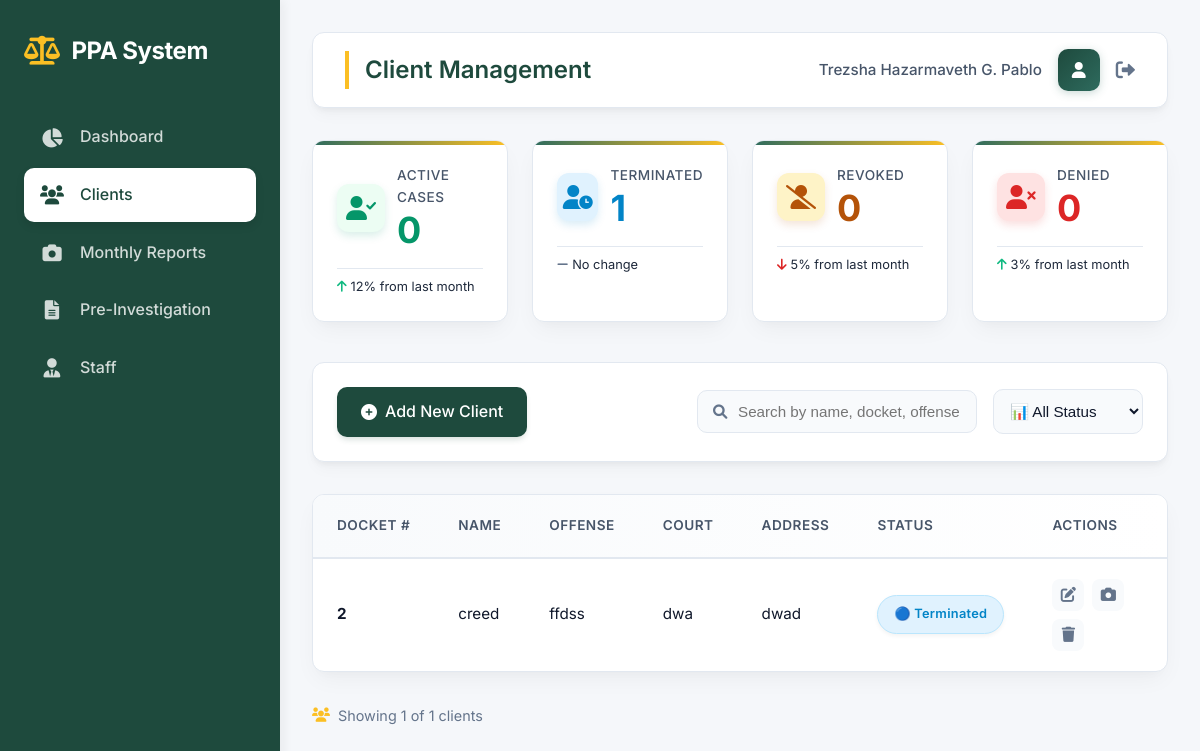
The app's page /clients.php (signed in) with its own data.
### tables this page shows
CREATE TABLE `clients` (
  `id` int(11) NOT NULL,
  `docket_number` varchar(50) DEFAULT NULL,
  `name` varchar(100) DEFAULT NULL,
  `cc_number` varchar(50) DEFAULT NULL,
  `court` varchar(100) DEFAULT NULL,
  `offense` varchar(100) DEFAULT NULL,
  `sentence` varchar(100) DEFAULT NULL,
  `address` text DEFAULT NULL,
  `status` varchar(50) DEFAULT NULL,
  `created_at` timestamp NOT NULL DEFAULT current_timestamp(),
  `start_date` date DEFAULT NULL,
  `end_date` date DEFAULT NULL,
  `payment` decimal(10,2) DEFAULT 0.00,
  `pi_case_id` int(11) DEFAULT NULL,
  `ps_case_id` int(11) DEFAULT NULL,
  `case_status` varchar(50) DEFAULT 'Pending',
  `phone_number` varchar(20) DEFAULT NULL
);

### clients.php (the view, shortened to what this page needs)
<?php
include 'config/database.php';
$fullname = $_SESSION['fullname'] ?? 'User';
$user_role = $_SESSION['role'] ?? 'staff';
$clients = mysqli_query($conn, "SELECT * FROM clients ORDER BY created_at DESC");
$active = mysqli_fetch_assoc(mysqli_query($conn,"SELECT COUNT(*) total FROM clients WHERE status='Active'"))['total'];
$terminated = mysqli_fetch_assoc(mysqli_query($conn,"SELECT COUNT(*) total FROM clients WHERE status='Terminated'"))['total'];
$revoked = mysqli_fetch_assoc(mysqli_query($conn,"SELECT COUNT(*) total FROM clients WHERE status='Revoked'"))['total'];
$denied = mysqli_fetch_assoc(mysqli_query($conn,"SELECT COUNT(*) total FROM clients WHERE status='Denied'"))['total'];
?>
<!DOCTYPE html>
<html lang="en">
<head>
    <link rel="stylesheet" href="https://cdnjs.cloudflare.com/ajax/libs/font-awesome/6.0.0/css/all.min.css">
</head>
<body>
    <div class="app">
        <div class="sidebar" id="sidebar">
            <div class="logo">
                <i class="fas fa-scale-balanced"></i>
                <span>PPA System</span>
            </div>
            <nav>
                <a href="dashboard.php" class="nav-item">
                    <i class="fas fa-chart-pie"></i>
                    <span>Dashboard</span>
                </a>
                <a href="clients.php" class="nav-item active">
                    <i class="fas fa-users"></i>
                    <span>Clients</span>
                </a>
                <a href="monthly_reports.php" class="nav-item">
                    <i class="fas fa-camera"></i>
                    <span>Monthly Reports</span>
                </a>
                <a href="pre_investigation.php" class="nav-item">
                    <i class="fas fa-file-lines"></i>
                    <span>Pre-Investigation</span>
                </a>
                <?php if($user_role == 'main' || $user_role == 'admin'): ?>
                <a href="staff_management.php" class="nav-item">
                    <i class="fas fa-user-tie"></i>
                    <span>Staff</span>
                </a>
                <?php endif; ?>
            </nav>
        </div>
        <div class="main">
            <div class="top-bar">
                <h1 class="page-title">Client Management</h1>
                <div class="user-menu">
                    <span class="user-name"><?php echo htmlspecialchars($fullname); ?></span>
                    <div class="avatar">
                        <i class="fas fa-user"></i>
                    </div>
                    <a href="logout.php" class="logout-btn" title="Logout">
                        <i class="fas fa-sign-out-alt"></i>
                    </a>
                </div>
            </div>
            <div class="stats-grid">
                <div class="stat-card">
                    <div class="stat-header">
                        <div class="stat-icon active">
                            <i class="fas fa-user-check"></i>
                        </div>
                        <div class="stat-content">
                            <div class="stat-label">Active Cases</div>
                            <div class="stat-value active"><?php echo $active; ?></div>
                        </div>
                    </div>
                    <div class="stat-trend">
                        <i class="fas fa-arrow-up trend-up"></i>
                        <span>12% from last month</span>
                    </div>
                </div>
                <div class="stat-card">
                    <div class="stat-header">
                        <div class="stat-icon terminated">
                            <i class="fas fa-user-clock"></i>
                        </div>
                        <div class="stat-content">
                            <div class="stat-label">Terminated</div>
                            <div class="stat-value terminated"><?php echo $terminated; ?></div>
                        </div>
                    </div>
                    <div class="stat-trend">
                        <i class="fas fa-minus" style="color: var(--text-muted);"></i>
                        <span>No change</span>
                    </div>
                </div>
                <div class="stat-card">
                    <div class="stat-header">
                        <div class="stat-icon revoked">
                            <i class="fas fa-user-slash"></i>
                        </div>
                        <div class="stat-content">
                            <div class="stat-label">Revoked</div>
                            <div class="stat-value revoked"><?php echo $revoked; ?></div>
                        </div>
                    </div>
                    <div class="stat-trend">
                        <i class="fas fa-arrow-down trend-down"></i>
                        <span>5% from last month</span>
                    </div>
                </div>
                <div class="stat-card">
                    <div class="stat-header">
                        <div class="stat-icon denied">
                            <i class="fas fa-user-times"></i>
                        </div>
                        <div class="stat-content">
                            <div class="stat-label">Denied</div>
                            <div class="stat-value denied"><?php echo $denied; ?></div>
                        </div>
                    </div>
                    <div class="stat-trend">
                        <i class="fas fa-arrow-up trend-up"></i>
                        <span>3% from last month</span>
                    </div>
                </div>
            </div>
            <div class="actions-bar">
                <a href="add_probationer.php" class="add-btn">
                    <i class="fas fa-plus-circle"></i>
                    Add New Client
                </a>
                <div class="search-box">
                    <div class="search-wrapper">
                        <i class="fas fa-search search-icon"></i>
                        <input type="text" id="searchInput" class="search-input" placeholder="Search by name, docket, offense..." autocomplete="off">
                    </div>
                    <select id="statusFilter" class="filter-select">
                        <option value="all">📊 All Status</option>
                    </select>
                </div>
            </div>
            <div class="table-container">
                <table class="clients-table" id="clientsTable">
                    <thead>
                        <tr>
                            <th>Docket #</th>
                            <th>Name</th>
                            <th>Offense</th>
                            <th>Court</th>
                            <th>Address</th>
                            <th>Status</th>
                            <th>Actions</th>
                        </tr>
                    </thead>
                    <tbody>
                        <?php if(mysqli_num_rows($clients) > 0): ?>
                            <?php while($row = mysqli_fetch_assoc($clients)): ?>
                            <tr class="client-row">
                                <td><strong><?php echo htmlspecialchars($row['docket_number']); ?></strong></td>
                                <td><?php echo htmlspecialchars($row['name']); ?></td>
                                <td><?php echo htmlspecialchars(substr($row['offense'], 0, 30)) . (strlen($row['offense']) > 30 ? '...' : ''); ?></td>
                                <td><?php echo htmlspecialchars($row['court']); ?></td>
                                <td><?php echo htmlspecialchars($row['address']); ?></td>
                                <td>
                                    <?php
                                    $status_icons = [
                                        'Active' => '🟢',
                                        'Terminated' => '🔵',
                                        'Revoked' => '🟠',
                                        'Denied' => '🔴'
                                    ];
                                    $current_status = $row['status'];
                                    $status_icon = isset($status_icons[$current_status]) ? $status_icons[$current_status] : '⚪';
                                    $status_class = in_array($current_status, ['Active', 'Terminated', 'Revoked', 'Denied'])
                                        ? 'status-' . $current_status
                                        : 'status-default';
                                    ?>
                                    <span class="status-badge <?php echo $status_class; ?>">
                                        <?php echo $status_icon . ' ' . htmlspecialchars($current_status); ?>
                                    </span>
                                </td>
                                <td>
                                    <div class="action-buttons">
                                        <a href="edit_probationer.php?id=<?php echo $row['id']; ?>" class="action-link" title="Edit Client">
                                            <i class="fas fa-edit"></i>
                                        </a>
                                        <a href="view_reports.php?id=<?php echo $row['id']; ?>" class="action-link camera" title="View Reports">
                                            <i class="fas fa-camera"></i>
                                        </a>
                                        <?php if($user_role == 'main' || $user_role == 'admin'): ?>
                                        <a href="clients.php?delete=<?php echo $row['id']; ?>" class="action-link delete" title="Delete Client" onclick="return confirm('Are you sure you want to delete this client? This action cannot be undone.')">
                                            <i class="fas fa-trash"></i>
                                        </a>
                                        <?php endif; ?>
                                    </div>
                                </td>
                            </tr>
                            <?php endwhile; ?>
                        <?php endif; ?>
                    </tbody>
                </table>
            </div>
            <div class="results-count">
                <i class="fas fa-users"></i>
                <span id="resultsCount">Showing <?php echo mysqli_num_rows($clients); ?> clients</span>
            </div>
        </div>
    </div>
</body>
</html>

### records on screen
clients: docket_number "2", name "creed", offense "ffdss", court "dwa", address "dwad", status "🔵", status "Terminated"

### other values on screen
$fullname "Trezsha Hazarmaveth G. Pablo"
$active "0"
$terminated "1"
$revoked "0"
$denied "0"
